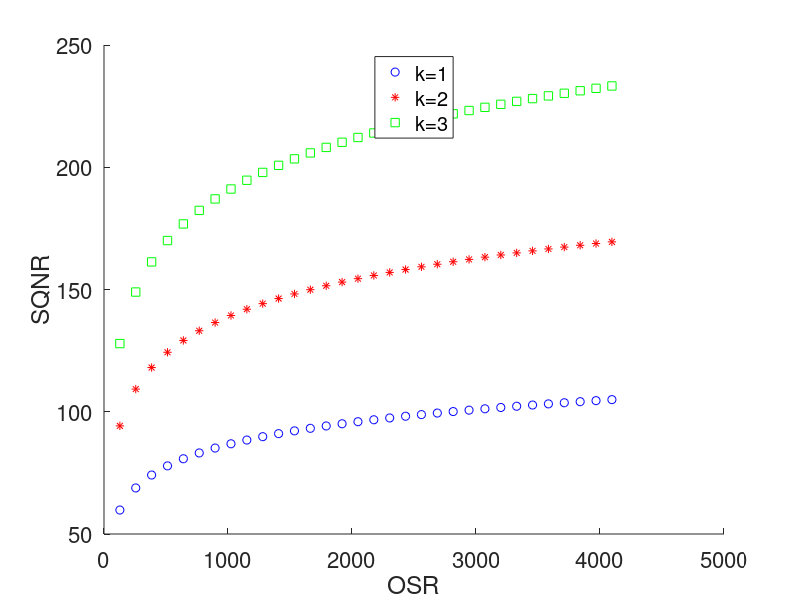

Recreate this plot in MATLAB.
L=(1:4)';
OSR=128:128:4096;
a=pi./(2*OSR);
k=0:3;
int=zeros(4,length(a));
sqnr=zeros(4,length(a));
sqnr_aprox=zeros(4,length(a));
style_a=['bo';'r*';'gs';'md'];
style_b=[':b';':r';':g';':m'];
figure(1);
hold on;
for m=1:3
%     sum=zeros(1,length(a));
%     for j=1:m
%         sum=sum+nchoosek(2*m,m-j)*(-1)^j*sin(2*j*a)/j;
%     end
%     int(m,:)=(nchoosek(2*m,m)*a+sum)/(4^m);
%     for j=1:4096
%         int(m,j)=integral(@(x) power(sin(x),2*m),0,a(j));
%     end
%     sqnr(m,:)=10*log(3/(2^(2*m))*pi./int(m,:))/log(10);
   % plot(OSR,sqnr(m,:),style_a(m));
    sqnr_aprox(m,:)=(10*log(1.5)+20*log(2-1)+10*log(2*m+1)+10*(2*m+1)*log(OSR)-20*m*log(pi))/log(10);
    plot(OSR,sqnr_aprox(m,:),style_a(m,:));
end
    xlabel('OSR','FontSize',16);
    ylabel('SQNR','FontSize',16);
    set(gca,'fontsize',16);
    legend('k=1','k=2','k=3','k=4','location','north');
    hold off;